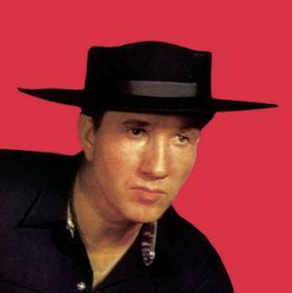
#> input picture Turtle/avatar.jpg, 292 x 293 px
$ python turtle_image_drawer.py
#> lines starting #> are read from the running program, lines starting #| are printed output that depends on the picture; after the words box and inside, x2 and y2 are one past the last pixel; in counts of white or black regions, pixels touching at a corner belong together
import turtle as t
from typing import Tuple

def draw_1(bitmap):
    homex, homey = t.pos()
    for row in bitmap:
        t.penup()
        t.setpos((homex, homey))
        for i, pixel in enumerate(row, start=0):
            if pixel == 1:
                pass
            else:
                t.setpos(homex + i, homey)
                t.pendown()
                t.forward(1)
                t.penup()
        homey -= 1


def draw_2(bitmap):
    homex, homey = t.pos()
    for row in bitmap:
        t.penup()
        t.setpos((homex, homey))
        for i, pixel in enumerate(row, start=0):
            pd = False
            if pixel == 1:
                pass
            else:
                t.setpos(homex + i, homey)
                if not pd:
                    t.pendown()
                t.forward(1)
                if row[i + 1] == 1:
                    t.penup()
        homey -= 1


def draw_3(bitmap):
    only_flips = []
    for row in bitmap:
        flip_row = []
        cur_pix = 1
        for i, pixel in enumerate(row):
            if pixel != cur_pix:
                cur_pix = pixel
                flip_row.append(i)
        only_flips.append(flip_row)

    homex, homey = t.pos()
    for row in only_flips:
        t.penup()
        t.setpos((homex, homey))
        for i, flip in enumerate(row):
            if i % 2 == 1:
                continue
            else:
                t.setpos(homex + row[i], homey)
                t.pendown()
                if len(row) > i + 1:
                    t.forward(row[i + 1] - row[i])
                else:
                    t.forward(len(bitmap[0]) - row[i])
                t.penup()
        homey -= 1

import numpy as np
from PIL import Image

def convert_to_mono(path: str, size: Tuple[int, int]):
    # TODO 5: Implement a function that reads an image from a file and converts it to a monochrome bitmap.
#> called with path = 'avatar.jpg', size = (292, 293)
    thres = 92
    rows, cols = size
    image = Image.open(path).convert("L").resize((cols, rows))
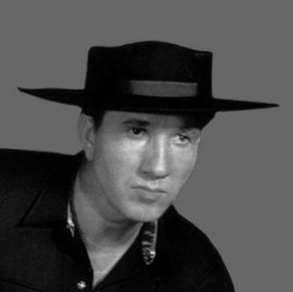
#> image: PIL image 293x292 L; min 0, max 228, mean 73.2
    gray = np.asarray(image)
    monochrome_table = (gray >= thres).astype(int)
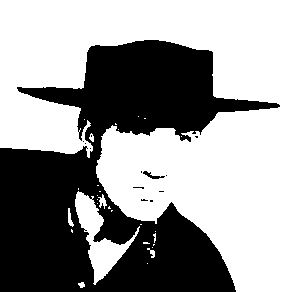
#> monochrome_table: shape (292, 293) int64; values 0 (black) and 1 (white), 59.9% white; 13 black regions (11 under 20 px), largest, box (x1, y1, x2, y2) and area: (0, 40, 280, 292) 34176, (143, 171, 165, 179) 64
    return monochrome_table

if __name__ == "__main__":
    t.speed("fastest")
    t.penup()
    t.setpos(-400, 400)
    table = convert_to_mono("avatar.jpg", (292, 293))

    function_to_use = 2
    functions = {0: draw_1, 1: draw_2, 2: draw_3}
    functions[function_to_use](table)
#> after the loop in draw_3, `for row in bitmap:`: only_flips = 292 items, first 6: [], [], [], [], [], []
#> (the call stopped at in draw_3, `homex, homey = t.pos()`: turtle is not available in this run)
    input()
